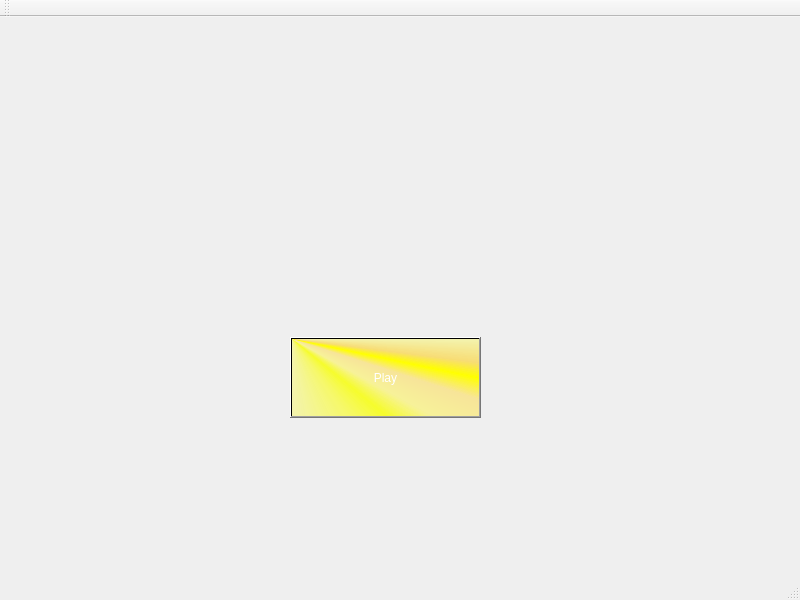
<?xml version="1.0" encoding="UTF-8"?>
<ui version="4.0">
 <class>MainWindow</class>
 <widget class="QMainWindow" name="MainWindow">
  <property name="geometry">
   <rect>
    <x>0</x>
    <y>0</y>
    <width>800</width>
    <height>600</height>
   </rect>
  </property>
  <property name="windowTitle">
   <string>MainWindow</string>
  </property>
  <property name="styleSheet">
   <string notr="true">background-image:url(/Users/kaustubhkarthik/Programs/pyqt_testing/bg_images/welcome_pong.jpg)
</string>
  </property>
  <widget class="QWidget" name="centralwidget">
   <widget class="QPushButton" name="pushButton">
    <property name="geometry">
     <rect>
      <x>290</x>
      <y>320</y>
      <width>191</width>
      <height>81</height>
     </rect>
    </property>
    <property name="styleSheet">
     <string notr="true">background-color: qconicalgradient(cx:0, cy:0, angle:135, stop:0 rgba(255, 255, 0, 69), stop:0.375 rgba(255, 255, 0, 69), stop:0.423533 rgba(251, 255, 0, 145), stop:0.45 rgba(247, 255, 0, 208), stop:0.477581 rgba(255, 244, 71, 130), stop:0.518717 rgba(255, 218, 71, 130), stop:0.55 rgba(255, 255, 0, 255), stop:0.57754 rgba(255, 203, 0, 130), stop:0.625 rgba(255, 255, 0, 69), stop:1 rgba(255, 255, 0, 69));
color: rgb(255, 255, 255);</string>
    </property>
    <property name="text">
     <string>Play</string>
    </property>
   </widget>
  </widget>
  <widget class="QStatusBar" name="statusbar"/>
  <widget class="QToolBar" name="toolBar">
   <property name="windowTitle">
    <string>toolBar</string>
   </property>
   <attribute name="toolBarArea">
    <enum>TopToolBarArea</enum>
   </attribute>
   <attribute name="toolBarBreak">
    <bool>false</bool>
   </attribute>
  </widget>
 </widget>
 <resources/>
 <connections/>
</ui>
